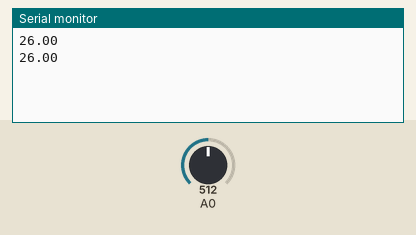
This sketch was run on a simulated Arduino Uno, built with avr-gcc and run on an emulated ATmega328P. Parts: the last lines printed to the serial monitor. Inputs (shaded band) come from the test bench; at power-on: A0 = 512.

Above: at 1.8 s.
1.9 s: A0 set to 716
At 2.8 s:
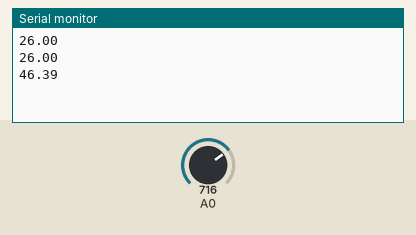
3.4 s: A0 set to 900
At 4.8 s:
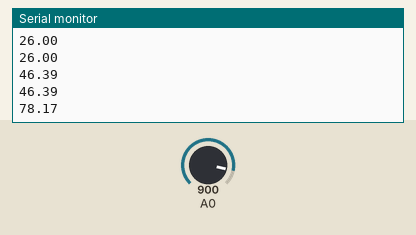
Timing chart, 0 to 6.4 s (numbered marks = the images above; inputs shaded):
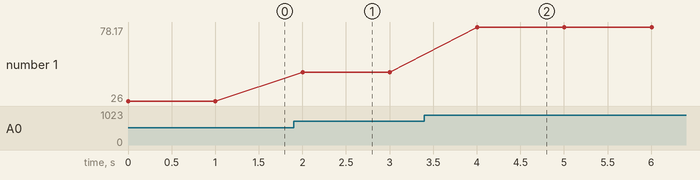

Measured:
- after the input at 1.9 s, the serial monitor: prints a new line after 0.10 s (image 1)
- after the input at 3.4 s, the serial monitor: prints a new line after 0.60 s (image 2)
- plotted number 1: 26 → 46.39 after the input at 1.9 s, 46.39 → 78.17 after the input at 3.4 s

The sketch:

therm.ino
```cpp
#include<math.h>

double Thermistor(int RawADC) {
  double Temp;
  Temp = log(10000.0 * ((1024.0/RawADC-1)));
  Temp = 1 / (0.001129148 + (0.000234125 + (0.0000000876741 * Temp * Temp ))*Temp );
  Temp = Temp - 273.15;
  Temp = (Temp * 9.0)/5.0 + 32.0;
  return Temp;
}

void setup(){
  Serial.begin(9600);
}

void loop(){
  int val;
  double temp;
  val=analogRead(0);
  temp = Thermistor(val);
  temp = temp-32;
  temp = temp*.5556;
  temp=temp+1;
  Serial.print(temp);
  Serial.print("\n");
  delay(1000);
}
```
